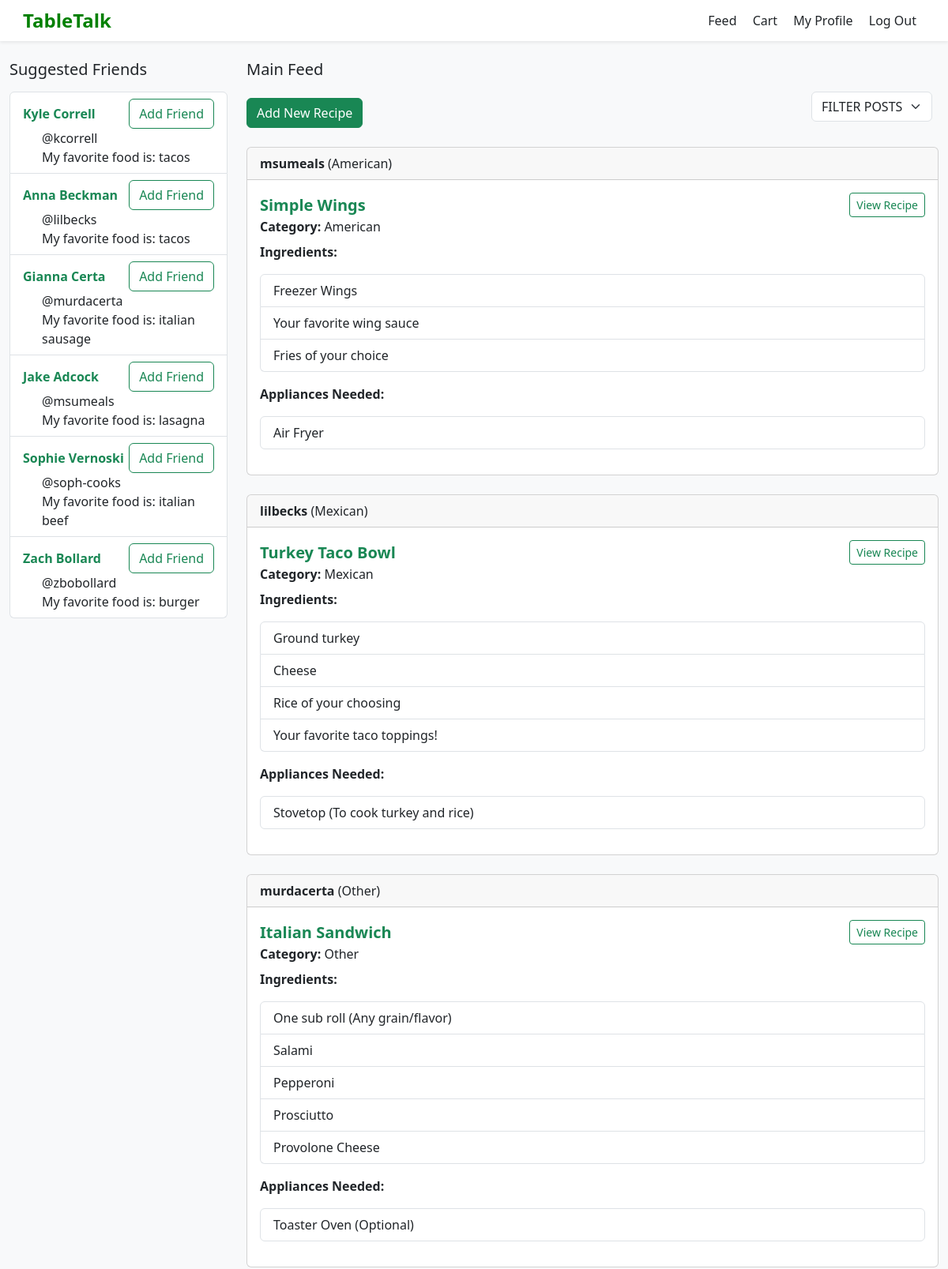
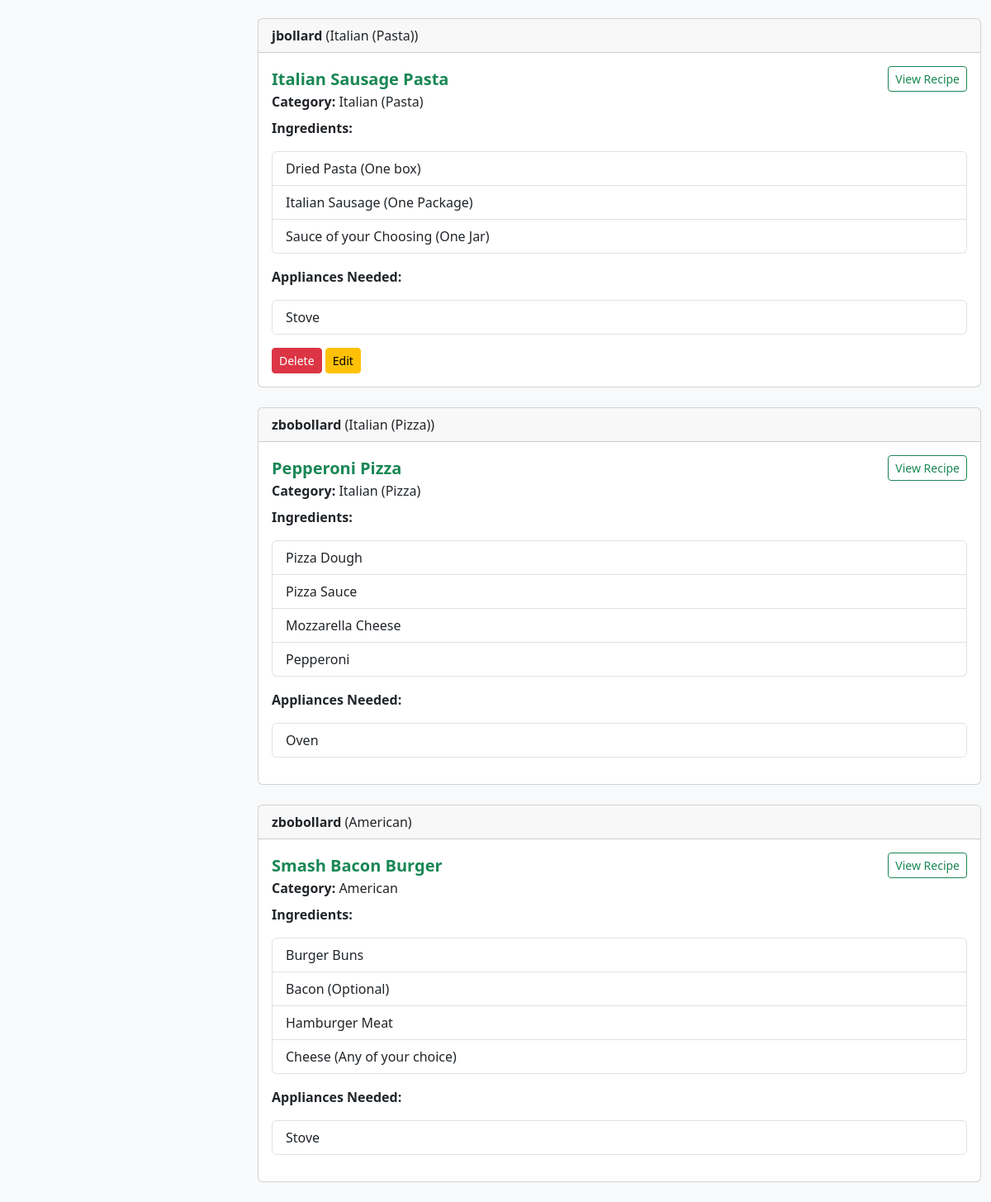
Screenshot of /show_feed (signed in) with the database file from the repository (2 pictures, top to bottom).
### tables this page shows
CREATE TABLE users (
    id INTEGER PRIMARY KEY AUTOINCREMENT,
    username TEXT NOT NULL,
    password TEXT NOT NULL,
    first_name TEXT NOT NULL,
    last_name TEXT NOT NULL,
    favorite_food TEXT NOT NULL
);

CREATE TABLE "posts" (
    id INTEGER PRIMARY KEY AUTOINCREMENT,
    title TEXT NOT NULL,
    category TEXT NOT NULL,
    user_id INTEGER NOT NULL,
    appliance_id INTEGER, username, ingredients, steps, appliances,  -- now optional
    -- include any other columns you had
    FOREIGN KEY (user_id) REFERENCES users(id)
);

### app.py (the view)
@app.route('/show_feed', methods=['GET', 'POST'])
def show_feed():
    if 'username' in session:
        db = get_db()
        username = session['username']
        user_row = db.execute('SELECT id FROM users WHERE username = ?', (username,)).fetchone()
        if not user_row:
            flash("User not found in database", "error")
            return redirect(url_for('login'))
        user_id = user_row['id']
        feed = db.execute('SELECT * FROM posts ORDER BY id DESC').fetchall()
        friends = db.execute('SELECT first_name, last_name, username, favorite_food FROM users WHERE id != ? ORDER BY id DESC', (user_id,)).fetchall()
        return render_template('main_feed.html', posts=feed, suggested_friends=friends)
    else:
        flash("Please log in to view the feed", "error")
        return render_template('login.html')

### app.py (called while the page is built)
def connect_db():
    rv = sqlite3.connect(app.config['DATABASE'])
    rv.row_factory = sqlite3.Row
    return rv

def get_db():
    if not hasattr(g, 'sqlite_db'):
        g.sqlite_db = connect_db()
    return g.sqlite_db

### templates/main_feed.html (shortened to what this page needs)
{% extends "layout.html" %}
{% block content %}
<div class="container-fluid mt-4">
  <div class="row">
    <div class="col-md-3">
      <h5 class="mb-3">Suggested Friends</h5>
      <ul class="list-group">
          {% for friend in suggested_friends %}
              <li class="list-group-item">
                <div class="d-flex justify-content-between align-items-center">
                  <a href="{{ url_for('show_user_profile', username=friend.username) }}" class="text-success text-decoration-none">
                    <strong>{{ friend.first_name }} {{ friend.last_name }}</strong>
                  </a>
                  <button class="btn btn-outline-success">Add Friend</button>
                </div>
                <div class="ms-4" style="text-align: left">@{{ friend.username }}</div>
                <div class="ms-4"style="text-align: left">My favorite food is: {{ friend.favorite_food }}</div>
              </li>
          {% endfor %}
      </ul>
    </div>
    <div class="col-md-9">
      <h5 class="mb-3">Main Feed</h5>
      <div class="d-flex justify-content-between align-items-center mb-3">
        <button type="button" class="btn btn-success" data-bs-toggle="modal" data-bs-target="#recipeModal">Add New Recipe</button>
        <form method="get" action="{{ url_for('filter_posts') }}" class="d-flex align-items-center mb-3">
          <select name="filter_category" class="form-select w-auto me-2" data-role="filter">
            <option value="FILTER POSTS" {% if selected_category == 'FILTER POSTS' or not selected_category %}selected{% endif %}>FILTER POSTS</option>
          </select>
        </form>
      </div>
      {% for post in posts %}
      <div class="card mb-4">
        <div class="card-header">
          <strong>{{ post.username }}</strong> ({{ post.category }})
        </div>
        <div class="card-body">
          <div class="d-flex justify-content-between align-items-center">
              <h5 class="card-title text-success fw-bold mb-0">{{ post.title }}</h5>
              <a href="{{ url_for('view_recipe', recipe_id=post.id) }}" class="btn btn-outline-success btn-sm">View Recipe</a>
          </div>
          <div class="mb-2"><strong>Category:</strong> {{ post.category }}</div>
          <p><strong>Ingredients:</strong></p>
          <ul class="list-group mb-3">
            {% for ingredient in post.ingredients.split('\n') %}
            <li class="list-group-item">{{ ingredient }}</li>
            {% endfor %}
          </ul>
          <p><strong>Appliances Needed:</strong></p>
          <ul class="list-group mb-3">
            {% for appliance in post.appliances.split('\n') %}
            <li class="list-group-item">{{ appliance }}</li>
            {% endfor %}
          </ul>
          {% if post.username == session['username'] %}
          <div class="mt-2">
            <form method="POST" action="{{ url_for('delete_post', post_id=post.id) }}" style="display:inline;">
              <button type="submit" class="btn btn-danger btn-sm">Delete</button>
            </form>
            <button type="button"
                    class="btn btn-warning btn-sm"
                    data-bs-toggle="modal"
                    data-bs-target="#editModal"
                    data-id="{{ post.id }}"
                    data-title="{{ post.title }}"
                    data-category="{{ post.category }}"
                    data-ingredients="{{ post.ingredients | escape }}"
                    data-steps="{{ post.steps | escape }}"
                    data-appliances="{{ post.appliances | escape }}">
              Edit</button>
          </div>
          {% endif %}
        </div>
      </div>
      {% endfor %}
    </div>
  </div>
</div>
{% endblock %}

### templates/layout.html (shortened to what this page needs)
<!DOCTYPE html>
<html lang="en">
<head>
    <link href="https://cdn.jsdelivr.net/npm/bootstrap@5.3.2/dist/css/bootstrap.min.css" rel="stylesheet">
</head>
<body>
    <nav class="navbar navbar-light bg-white shadow-sm px-4">
        <span class="logo">
             TableTalk
        </span>
        <div>
            <a href="{{ url_for('show_feed') }}" class="nav-link d-inline-block me-3">Feed</a>
            <a href="{{ url_for('show_cart') }}" class="nav-link d-inline-block me-3">Cart</a>
            <a href="{{ url_for('show_profile') }}" class="nav-link d-inline-block me-3">My Profile</a>
            <a href="{{ url_for('logout') }}" class="nav-link d-inline-block me-3">Log Out</a>
        </div>
    </nav>
    {% block content %}
    {% endblock %}
</body>
</html>

### templates/layout.html (style rules this page uses)
body { background-color: #f8f9fa; }
.logo { font-size: 1.5rem; font-weight: bold; color: green; }

### rows the page displays
users: first_name "Kyle", last_name "Correll", username "kcorrell", favorite_food "tacos"
users: first_name "Anna", last_name "Beckman", username "lilbecks", favorite_food "tacos"
users: first_name "Gianna", last_name "Certa", username "murdacerta", favorite_food "italian sausage"
users: first_name "Jake", last_name "Adcock", username "msumeals", favorite_food "lasagna"
users: first_name "Sophie", last_name "Vernoski", username "soph-cooks", favorite_food "italian beef"
users: first_name "Zach", last_name "Bollard", username "zbobollard", favorite_food "burger"
posts: username "msumeals", category "American", title "Simple Wings", ingredient "Freezer Wings" "Your favorite wing sauce" "Fries of your choice", appliances "Air Fryer"
posts: username "lilbecks", category "Mexican", title "Turkey Taco Bowl", ingredient "Ground turkey" "Cheese" "Rice of your choosing" "Your favorite taco toppings!", appliances "Stovetop (To cook turkey and rice)"
posts: username "murdacerta", category "Other", title "Italian Sandwich", ingredient "One sub roll (Any grain/flavor)" "Salami" "Pepperoni" "Prosciutto" "Provolone Cheese", appliances "Toaster Oven (Optional)"
posts: username "jbollard", category "Italian (Pasta)", title "Italian Sausage Pasta", ingredient "Dried Pasta (One box)" "Italian Sausage (One Package)" "Sauce of your Choosing (One Jar)", appliances "Stove"
posts: username "zbobollard", category "Italian (Pizza)", title "Pepperoni Pizza", ingredient "Pizza Dough" "Pizza Sauce" "Mozzarella Cheese" "Pepperoni", appliances "Oven"
posts: username "zbobollard", category "American", title "Smash Bacon Burger", ingredient "Burger Buns" "Bacon (Optional)" "Hamburger Meat" "Cheese (Any of your choice)", appliances "Stove"
